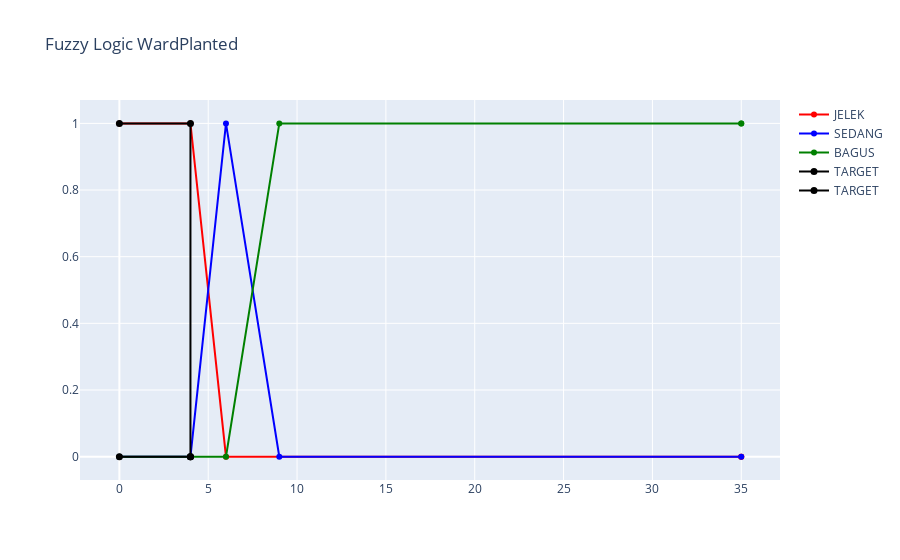

This figure's notebook cell:
### Code cell
calculateMu("WardPlanted", 4, 0, 4, 6, 9, 35)

### Figure 1 — Plotly figure (JSON) as saved in the notebook; plotly's stock layout.template omitted (floating-point values rounded to 4 significant figures)
{"data": [{"hovertemplate": "<extra></extra>", "legendgroup": "", "line": {"color": "#636efa", "dash": "solid"}, "marker": {"symbol": "circle"}, "mode": "lines", "name": "", "orientation": "v", "showlegend": false, "type": "scatter", "xaxis": "x", "yaxis": "y"}, {"line": {"color": "red"}, "mode": "markers+lines", "name": "JELEK", "type": "scatter", "x": [0, 4, 6, 35, 35], "y": [1, 1, 0, 0, 0]}, {"line": {"color": "blue"}, "mode": "markers+lines", "name": "SEDANG", "type": "scatter", "x": [0, 4, 6, 9, 35], "y": [0, 0, 1, 0, 0]}, {"line": {"color": "green"}, "mode": "markers+lines", "name": "BAGUS", "type": "scatter", "x": [0, 6, 9, 35, 35], "y": [0, 0, 1, 1, 1]}, {"marker": {"color": "black", "size": 7}, "mode": "markers+lines", "name": "TARGET", "type": "scatter", "x": [0, 4, 4], "y": [1, 1, 0]}, {"marker": {"color": "black", "size": 7}, "mode": "markers+lines", "name": "TARGET", "type": "scatter", "x": [0, 4, 4], "y": [0, 0, 0]}], "layout": {"legend": {"tracegroupgap": 0}, "title": {"text": "Fuzzy Logic WardPlanted"}, "xaxis": {"anchor": "y", "domain": [0, 1]}, "yaxis": {"anchor": "x", "domain": [0, 1]}}}
